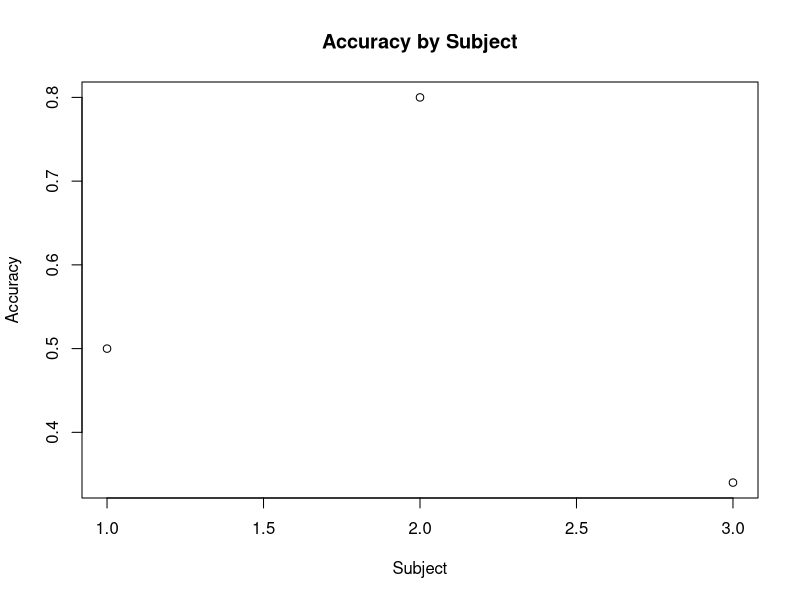

Here is the R script that generated this plot:
## ---- chunk 1
accuracy <- read.csv('../01_data/01_raw/accuracy.csv')
plot(accuracy$subj, accuracy$accuracy,
     xlab = "Subject", ylab = "Accuracy", main = "Accuracy by Subject")
## ---- chunk 2
mean_accuracy <- read.csv("../01_data/02_derivatives/analyzed_data.csv")$mean_accuracy
